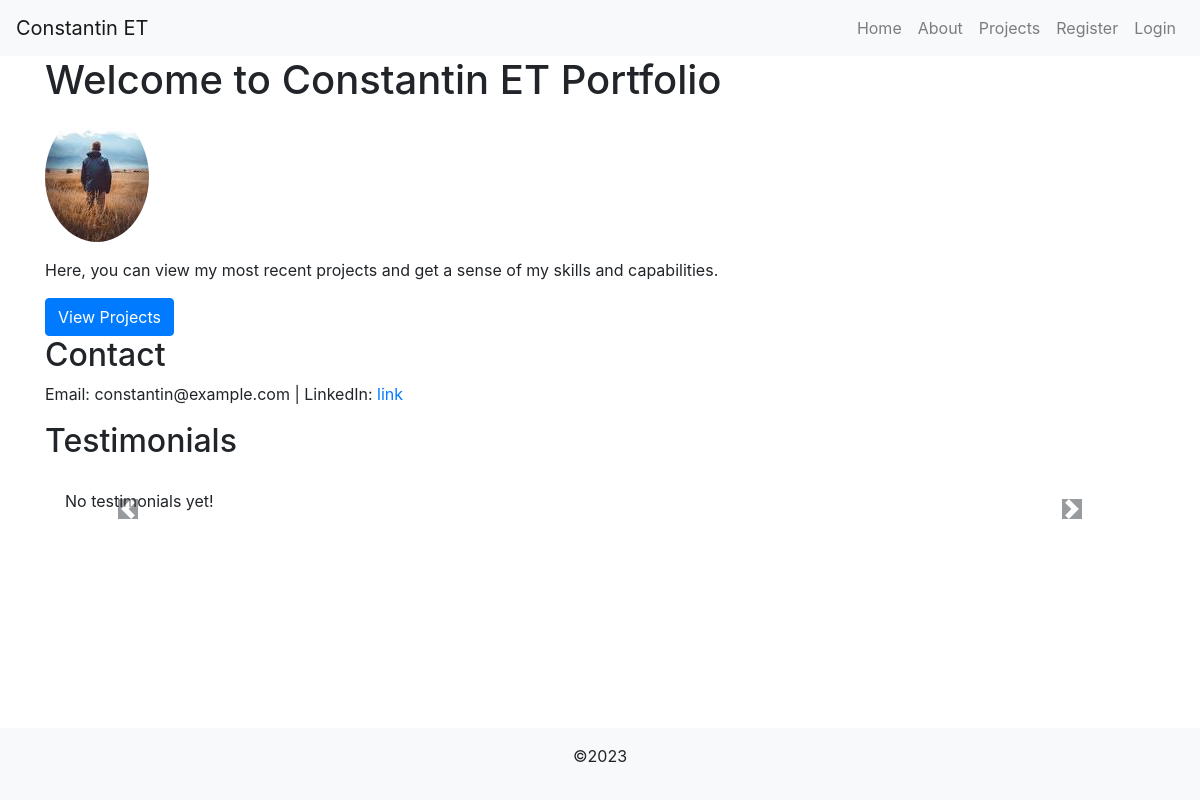
The app's page /, older data.
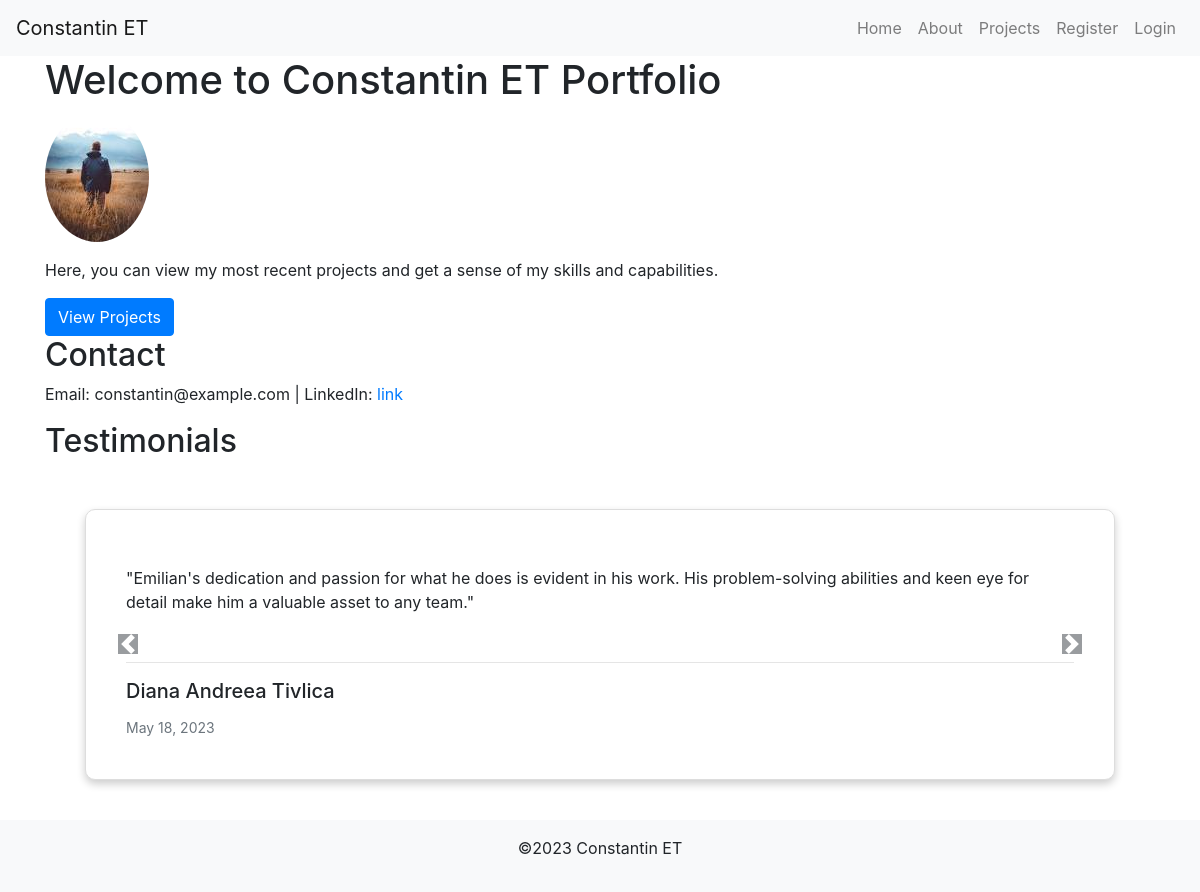
The same page, newer data.
### portfolio/models.py (models this page shows, shortened)
class Testimonial(models.Model):
    name = models.CharField(max_length=200, help_text="Full Name")
    title = models.CharField(max_length=200, help_text="Title or Position")
    organization = models.CharField(max_length=200, help_text="Company/Organization Name")
    testimonial = models.TextField(help_text="Testimonial Text")
    date = models.DateField(default=timezone.now, editable=False)
    is_published = models.BooleanField(default=False, help_text="Only display this testimonial on the website if this box is checked.")
    class Meta:
        verbose_name_plural = "Testimonials"
        ordering = ['-date']

class Footer(models.Model):
    title = models.CharField(max_length=200)

### portfolio/views.py (the view)
# urls.py: 2. Add a URL to urlpatterns:  path('', views.home, name='home')
def home(request):
    testimonials = Testimonial.objects.all()
    return render(request, 'portfolio/home.html', {'testimonials': testimonials})

### portfolio/context_processors.py (called while the page is built)
def footer(request):
    footer = Footer.objects.first()
    return {'footer': footer}

### portfolio/templates/portfolio/home.html (shortened to what this page needs)
{% extends "portfolio/base_generic.html" %}
{% load static %}
{% block content %}
<div class="container">
    <h1>Welcome to Constantin ET Portfolio</h1>
    <img src="{% static 'img/profile.jpeg' %}" alt="Constantin"
        class="img-fluid rounded-circle mb-3">
        <p>Here, you can view my most recent projects and get a sense of my skills and capabilities.</p>
        <a href="{% url 'projects' %}" class="btn btn-primary">View Projects</a>
    <h2>Contact</h2>
    <p>Email: constantin@example.com | LinkedIn: <a href="#">link</a></p>
    <h2>Testimonials</h2>
    <div id="testimonialCarousel" class="carousel slide" data-ride="carousel">
        <div class="carousel-inner">
            {% for testimonial in testimonials %}
            <div class="carousel-item {% if forloop.first %}active{% endif %}">
                <div class="card testimonial-card">
                    <div class="card-body">
                        <p class="card-text mt-3 mb-5" >"{{ testimonial.testimonial }}"</p>
                        <hr>
                        <h5 class="card-title mt-3">{{ testimonial.name }}</h5>
                        <p class="card-text"><small class="text-muted">{{ testimonial.date }}</small></p>
                    </div>
                </div>
            </div>
            {% empty %}
            <p>No testimonials yet!</p>
            {% endfor %}
        </div>
        <a class="carousel-control-prev" href="#testimonialCarousel" role="button" data-slide="prev">
            <span class="carousel-control-prev-icon bg-dark" aria-hidden="true"></span>
        </a>
        <a class="carousel-control-next" href="#testimonialCarousel" role="button" data-slide="next">
            <span class="carousel-control-next-icon bg-dark" aria-hidden="true"></span>
        </a>
    </div>
</div>
{% endblock %}

### portfolio/templates/portfolio/footer.html (shortened to what this page needs)
<body class="d-flex flex-column min-vh-100">
    <footer class="footer mt-auto py-3 bg-light text-center">
        <div class="container">
            <p>&copy;{% now "Y" %} {{ footer.title }}</p>
        </div>
    </footer>
</body>

Row changes from the older to the newer data that the page shows:
added Testimonial: testimonial "Emilian's dedication and passion for what he does is evident in his work. His problem-solving abilities and keen eye for detail make him a valuable asset to any team.", name "Diana Andreea Tivlica", date "May 18, 2023"
added Footer: title "Constantin ET"
Text that changed along with them:
text no longer shown: "No testimonials yet!"
